Frame 1 (no input): blank canvas, image omitted
Frame 60 (no input): blank canvas, image omitted
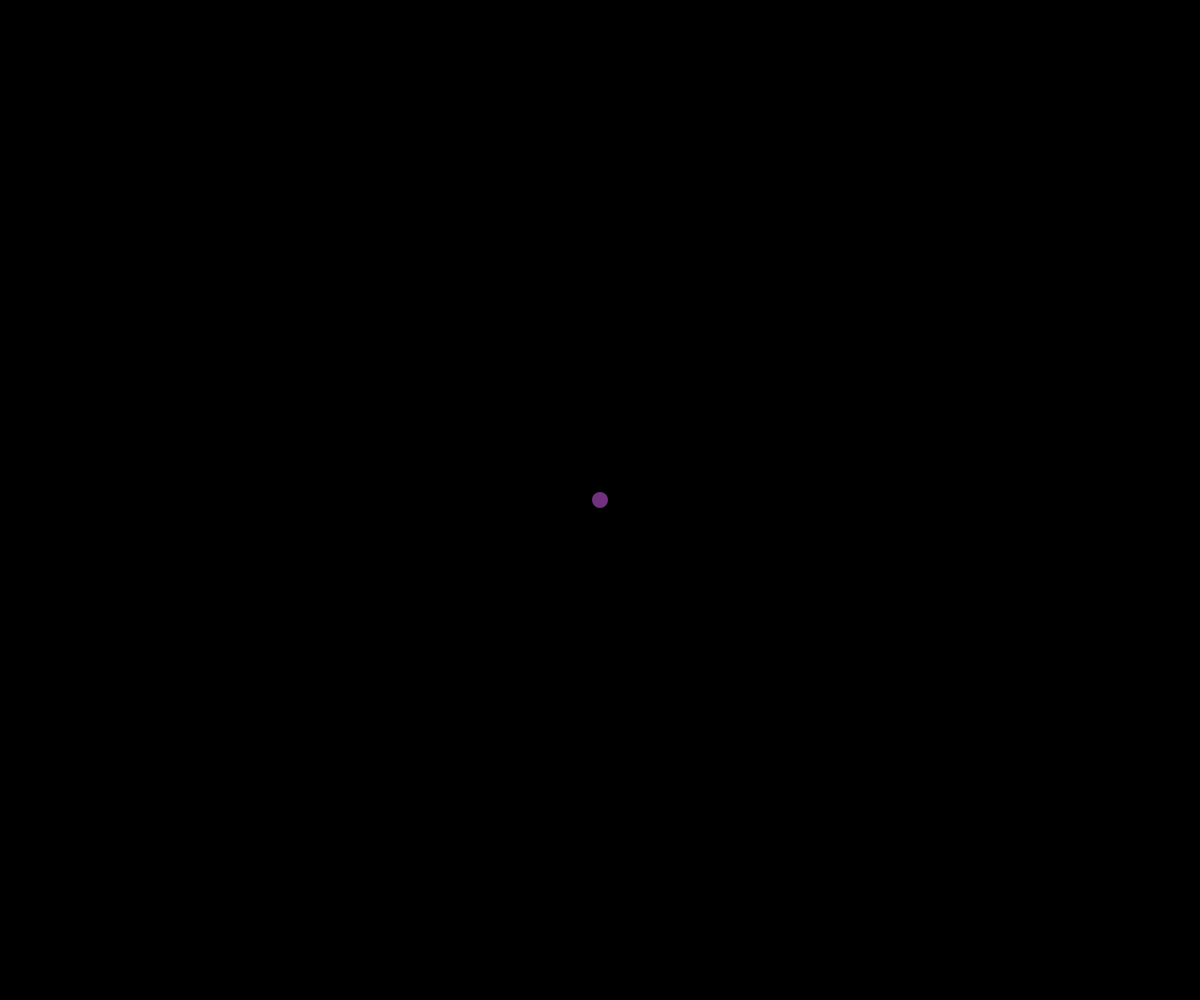
Frame 120 (the mouse pressed at the canvas centre since frame 60)

The p5.js sketch whose frames 1 and 60 were blank and that drew this single picture after the mouse press (run headless with seeded random() and noise() and a simulated clock; from frame 60 on, the mouse is pressed at the canvas centre):

// p5.js sketch
// ── sketch.js
let points = [];

function setup() {
  createCanvas(innerWidth, innerHeight);
}

function mousePressed() {
  if (points.length == 3) {
    points = [];
  }
  points.push(createVector(mouseX, mouseY));
}

function draw() {
  background(0);
  noFill();

  if (points.length == 3) {
    let [a, b, c] = points;

    strokeWeight(2);
    triangle(a.x, a.y, b.x, b.y, c.x, c.y);
    stroke(236, 1, 90);
    strokeWeight(4);
    fill(236, 1, 90, 25);
    circumcircle(a, b, c);
  }

  strokeWeight(16);
  stroke(112, 50, 126);
  for (let p of points) {
    point(p.x, p.y);
  }
}

function circumcircle(a, b, c) {
  let ab = p5.Vector.sub(b, a);
  let ac = p5.Vector.sub(c, a);
  let abmid = p5.Vector.add(a, b);
  abmid.div(2);

  let acmid = p5.Vector.add(a, c);
  acmid.div(2);

  ab.rotate(PI / 2);
  ac.rotate(PI / 2);

  let numerator = ac.x * (abmid.y - acmid.y) - ac.y * (abmid.x - acmid.x);
  let denominator = ac.y * ab.x - ac.x * ab.y;
  ab.mult(numerator / denominator);

  let center = p5.Vector.add(abmid, ab);

  let r = p5.Vector.dist(center, c);
  circle(center.x, center.y, r * 2);
}
